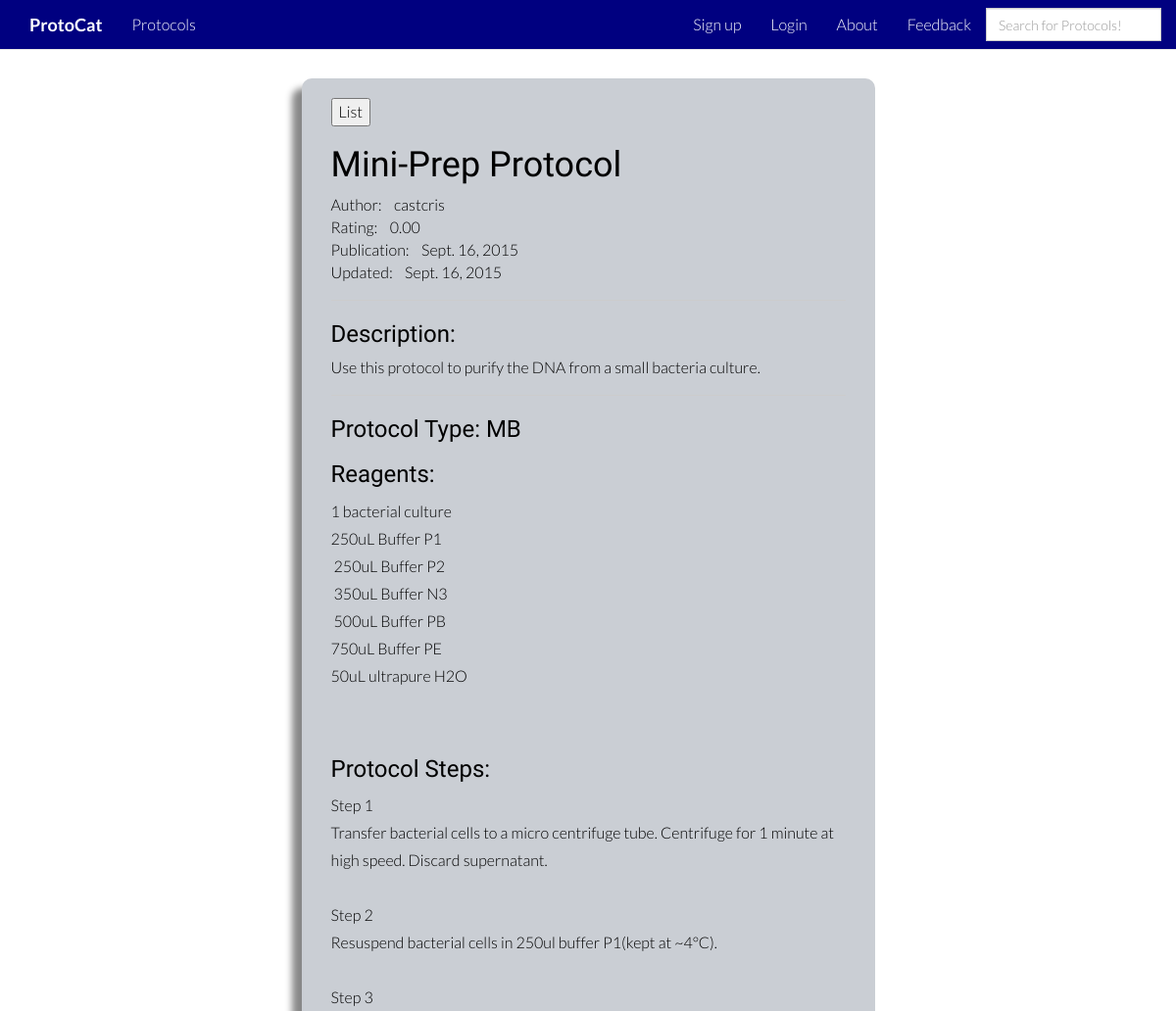
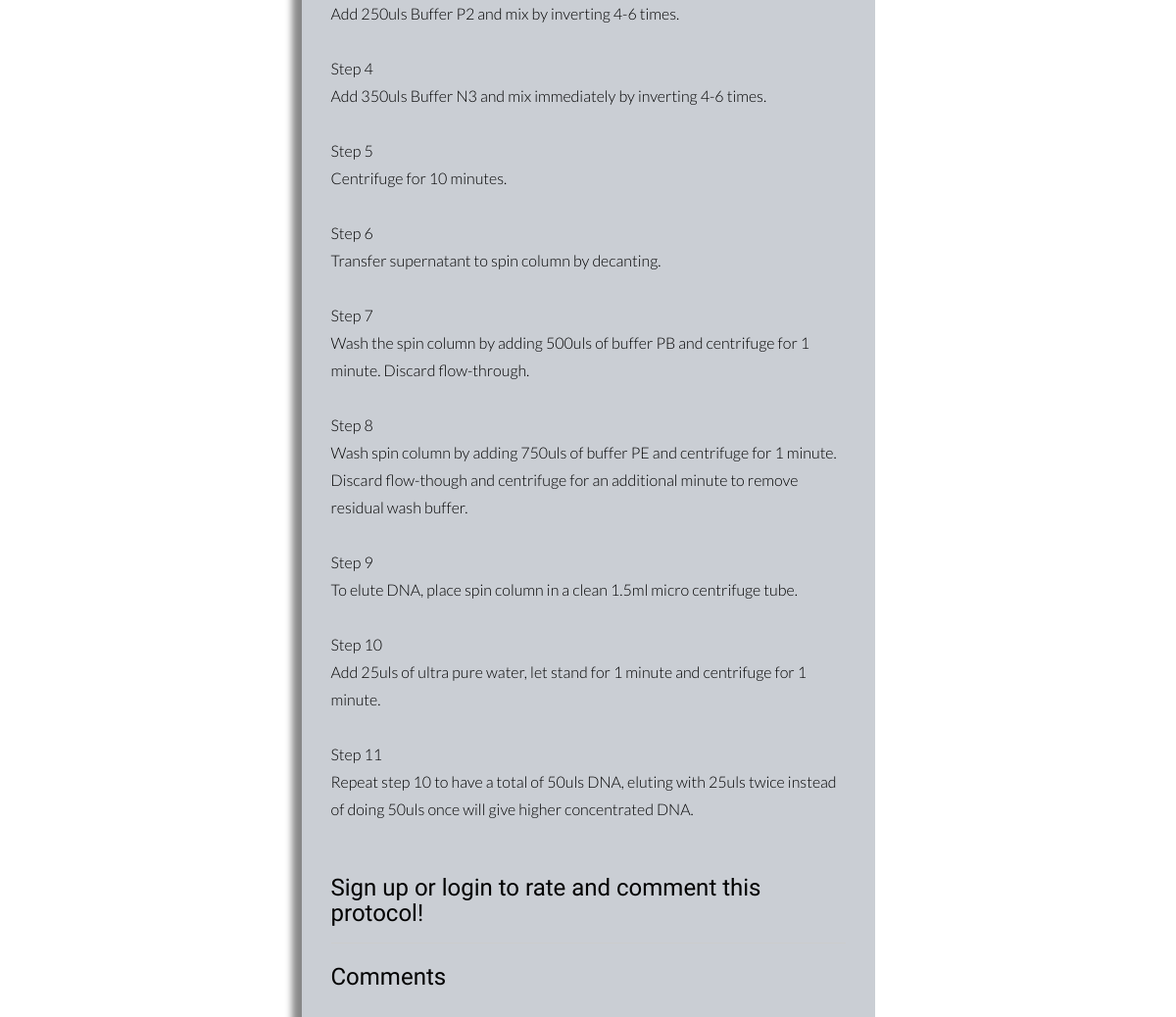
Page /protocol_display/112/ on the committed database (2 pictures, top to bottom).
### protocat_app/models.py (models this page shows, shortened)
class Protocol(models.Model):
    id = models.AutoField(primary_key=True)
    title = models.TextField()
    author = models.CharField(max_length=50)
    date_of_upload = models.DateField(auto_now_add=True)
    date_modified = models.DateField(auto_now=True)
    description = models.TextField(blank=True)
    protocol_type = models.CharField(max_length=2, choices=PROTOCOL_TYPES, null=True, blank=True)
    rating = models.DecimalField(
        validators=[MinValueValidator(0.0), MaxValueValidator(5.0)],
        max_digits=3, decimal_places=2, default=2.50)
    num_ratings = models.IntegerField(default=0)
    user_rated = models.TextField(default='')
    reagents = models.TextField(default='')
    protocol_steps = models.TextField(default='')

### protocat_app/views.py (the view)
# urls.py: url(r'^protocol_display/(?P<protocol_id>[0-9]+)/$', views.protocol_display, name='protocol_display'),
def protocol_display(request, protocol_id):
    protocol_items = Protocol.objects.get(id=protocol_id)
    steps = protocol_items.protocol_steps
    current_user = str(request.user)
    return render(request, 'protocat_app/protocol_display.html', {'protocol_items':protocol_items, 'steps':steps,'current_user':current_user})

### protocat_app/templates/protocat_app/protocol_display.html (shortened to what this page needs)
{% extends 'base.html' %}
{% load staticfiles %}
{% load comments %}
{% block content %}
        <div class="row">
            <div class="col-md-3"></div>
            <div class="col-md-6">
                <div class="protocol_display_box">
                    <form action="/protocol_list">
                        <input type="submit" value="List">
                    </form>
                    <h1>{{protocol_items.title}}</h1>
                    Author:&nbsp&nbsp&nbsp&nbsp{{protocol_items.author}}
                    <br>
                    Rating:&nbsp&nbsp&nbsp&nbsp{{protocol_items.rating}}
                    <br>
                    Publication:&nbsp&nbsp&nbsp&nbsp{{protocol_items.date_of_upload}}
                    <br>
                    Updated:&nbsp&nbsp&nbsp&nbsp{{protocol_items.date_modified}}
                    <hr>
                    {% if protocol_items.description %}
                        <h3>Description:</h3>
                    {{protocol_items.description}}
                    <hr>
                    {% endif %}
                    <h3>Protocol Type:  {{protocol_items.protocol_type}}</h3>
                    <h3>Reagents: </h3> <p>{{protocol_items.reagents|linebreaksbr}}</p>
                    <br>
                    <h3>Protocol Steps: </h3> <p>{{steps|linebreaksbr}}</p>
                    {% if not user.is_authenticated %}
                            <h3>Sign up or login to rate and comment this protocol!</h3>
                            {% endif %}
                    <hr>
                    <h3>Comments</h3>
                    <br>
                    {% get_comment_form for protocol_items as form %}
                    <br>
                </div>
            </div>
        </div>
{% endblock %}

### protocat_app/static/stylesheets/root_index.css (style rules this page uses)
body { background-color: white; font-family: "Lato"; font-weight: 300; font-size: 16px; color: white; padding-top: 50px; -webkit-font-smoothing: antialiased; -webkit-overflow-scrolling: touch; }
h1, h2, h3, h4, h5, h6 { font-family: "Raleway"; font-weight: 300; color: black; }
p { line-height: 28px; margin-bottom: 25px; color:black; }
hr { display: block; height: 1px; border: 0; border-top: 1px solid #ccc; margin: 1em 0; padding: 0; }
input { color:black; }

### protocat_app/static/stylesheets/protocol_display.css (style rules this page uses)
.protocol_display_box { box-shadow: -10px 10px 7px #888888; margin-top: 30px; margin-bottom: 50px; padding-left: 30px; padding-right: 30px; padding-top: 20px; padding-bottom: 20px; background-color: #CACED4; border-radius: 10px; color:black; }

### rows in the picture
Protocol: title "Mini-Prep Protocol", author "castcris", rating "0.00", date_of_upload "Sept. 16, 2015", date_modified "Sept. 16, 2015", description "Use this protocol to purify the DNA from a small bacteria culture.", protocol_type "MB", reagents "1 bacterial culture 250uL Buffer P1 250uL Buffer P2 350uL Buffer N3 500uL Buffer PB 750uL Buffer PE 50uL ultrapure H2O", protocol_steps "Step 1 Transfer bacterial cells to a micro centrifuge tube. Centrifuge for 1 minute at high speed. Discard supernatant. Step 2 Resuspend bacterial cells in 250ul buffer P1(kept at ~4°C). Step 3 Add 250uls Buffer P2 and mix by inverting 4-6 times. Step 4 Add 350uls Buffer N3 and mix immediately by inverting 4-6 times. Step 5 Centrifuge for 10 minutes. Step 6 Transfer supernatant to spin column by decanting. Step 7 Wash the spin column by adding 500uls of buffer PB and centrifuge for 1 minute. Discard flow-through. Step 8 Wash spin column by adding 750uls of buffer PE and centrifuge for 1 minute. Discard flow-though and centrifuge for an additional minute to remove residual wash buffer. Step…"
